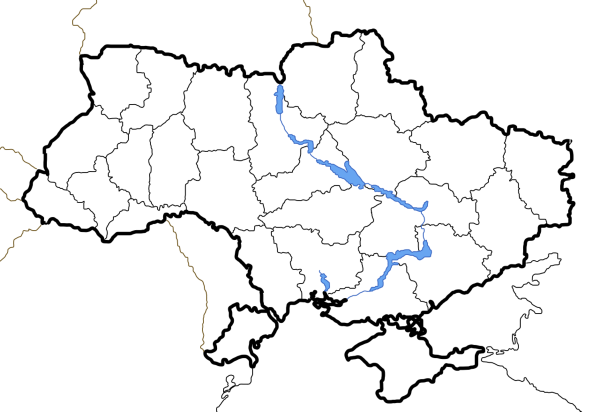
#> input picture ukraine_map.png, 1200 x 823 px (shown at 1/2 size)
$ python task_1_graph_visualization.py
#> lines starting #> are read from the running program, lines starting #| are printed output that depends on the picture
### graph_of_Ukraine.py
import networkx as nx


# Обласні центри та деякі міста України з координатами
city_positions = {
    "Київ": (30.5234, 50.4501), "Харків": (36.2292, 49.9935), "Одеса": (30.7233, 46.4825),
    "Дніпро": (35.0458, 48.4647), "Львів": (24.0297, 49.8397), "Запоріжжя": (35.1396, 47.8388),
    "Кривий Ріг": (33.3985, 47.9105), "Миколаїв": (31.9946, 46.975), "Маріуполь": (37.5287, 47.0971),
    "Луганськ": (39.317, 48.574), "Вінниця": (28.481, 49.232), "Донецьк": (38.056, 48.044),
    "Севастополь": (33.524, 44.616), "Сімферополь": (34.105, 44.952), "Херсон": (32.6178, 46.6354),
    "Полтава": (34.552, 49.588), "Чернігів": (31.292, 51.505), "Черкаси": (32.061, 49.444),
    "Житомир": (28.658, 50.254), "Суми": (34.804, 50.907), "Хмельницький": (26.981, 49.421),
    "Чернівці": (25.937, 48.291), "Рівне": (26.251, 50.619), "Кропивницький": (32.260, 48.513),
    "Тернопіль": (25.611, 49.553), "Івано-Франківськ": (24.719, 48.923), "Луцьк": (25.332, 50.748),
    "Ужгород": (22.292, 48.622)
}

distances = {
    ("Київ", "Харків"): 477, ("Київ", "Одеса"): 474, ("Київ", "Дніпро"): 477, ("Київ", "Львів"): 540,
    ("Харків", "Дніпро"): 214, ("Одеса", "Миколаїв"): 132, ("Дніпро", "Запоріжжя"): 72,
    ("Львів", "Тернопіль"): 127, ("Львів", "Івано-Франківськ"): 132, ("Запоріжжя", "Маріуполь"): 212,
    ("Миколаїв", "Херсон"): 61, ("Полтава", "Харків"): 144, ("Чернігів", "Київ"): 143,
    ("Черкаси", "Київ"): 192, ("Житомир", "Київ"): 140, ("Суми", "Харків"): 179,
    ("Хмельницький", "Тернопіль"): 107, ("Чернівці", "Івано-Франківськ"): 133,
    ("Рівне", "Луцьк"): 70, ("Кропивницький", "Дніпро"): 146, ("Тернопіль", "Хмельницький"): 107,
    ("Івано-Франківськ", "Ужгород"): 240, ("Ужгород", "Львів"): 269, ("Харків", "Донецьк"): 267,
    ("Донецьк","Маріуполь"): 114, ("Донецьк", "Луганськ"): 148, ("Херсон", "Сімферополь"): 265,
    ("Сімферополь", "Севастополь"): 79, ("Житомир", "Вінниця"): 123, ("Житомир", "Рівне"): 160,
    ("Дніпро", "Кривий Ріг"): 130, ("Вінниця", "Чернівці"): 222, ("Одеса", "Вінниця"): 420
}

# Створюємо граф
G = nx.Graph()

# Додаємо вузли з позиціями
for city, pos in city_positions.items():
    G.add_node(city, pos=pos)

# Додаємо ребра з вагами
for (city1, city2), distance in distances.items():
    G.add_edge(city1, city2, weight=distance)

### task_1_graph_visualization.py
import networkx as nx
import matplotlib.pyplot as plt
import matplotlib.image as mpimg
from graph_of_Ukraine import G, city_positions


def visualize_graph():
    # Завантажуємо зображення карти України
    map_img = mpimg.imread('ukraine_map.png')
#> map_img is the input picture: shape (823, 1200, 4) float32; mean R, G, B, A 0.00459, 0.0063, 0.00879, 0.0592

    plt.figure(figsize=(18, 16))
    plt.imshow(map_img, extent=[21, 41, 44, 53], alpha=0.9)

    pos = {city: (lon, lat) for city, (lon, lat) in city_positions.items()}
    nx.draw(G, pos, with_labels=True, node_color='yellow', node_size=700, edge_color='skyblue', font_size=8, font_weight='bold', width=2.5)

    labels = nx.get_edge_attributes(G, 'weight')
    nx.draw_networkx_edge_labels(G, pos, edge_labels=labels)

    plt.title('Граф обласних центрів та деяких міст України з вагами (відстанями)')
    plt.xlim(21, 41)
    plt.ylim(44, 53)
    plt.show()
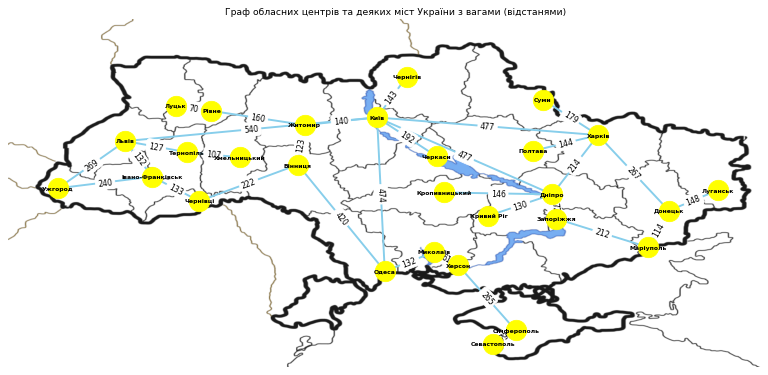
#> figure drawn by matplotlib, 1 panel

visualize_graph()

# Аналіз характеристик графу
num_nodes = G.number_of_nodes()
num_edges = G.number_of_edges()
degrees = dict(G.degree())

print(f"Кількість вершин: {num_nodes}")
print(f"Кількість ребер: {num_edges}")
print("Ступінь вершин:")
for city, degree in degrees.items():
    print(f"{city}: {degree}")

$ run again, with image.png copied over ukraine_map.png
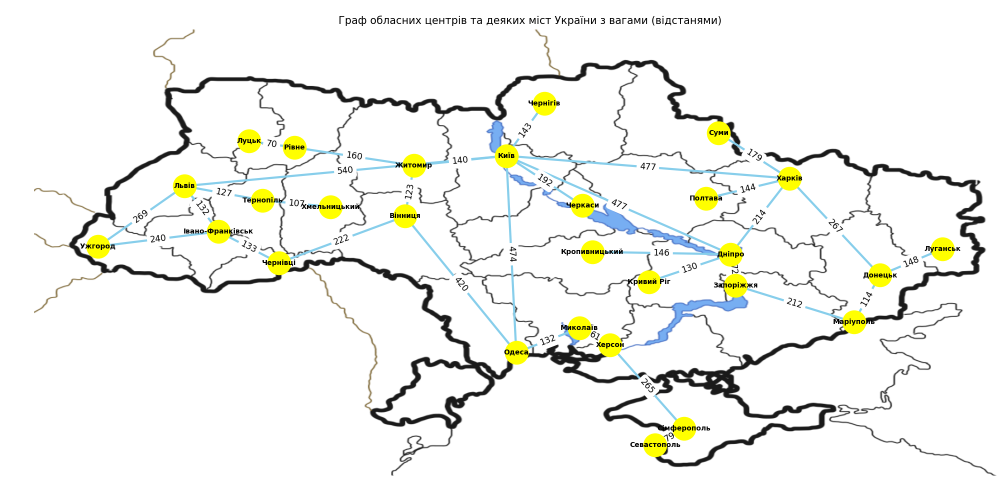
#> input picture image.png, 2009 x 989 px (shown at 1/2 size)
#> in visualize_graph, map_img is the input picture: shape (989, 2009, 4) float32; mean R, G, B, A 0.947, 0.95, 0.93, 1
#> in visualize_graph, `plt.show()`:
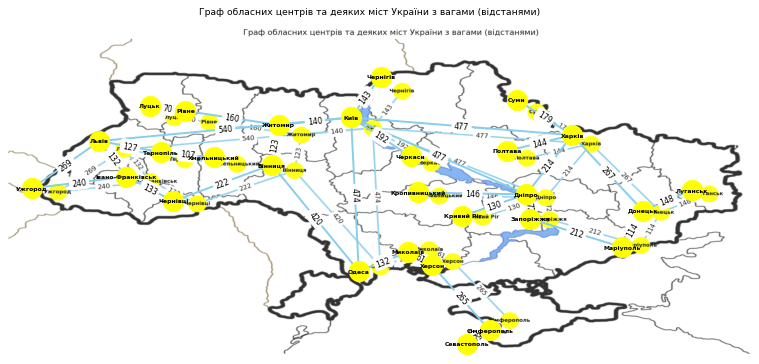
#> figure drawn by matplotlib, 1 panel
